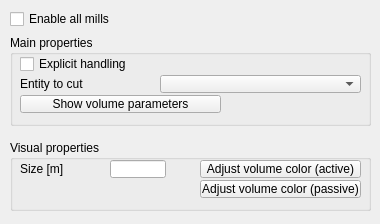
<?xml version="1.0" encoding="UTF-8"?>
<ui version="4.0">
 <class>CQDlgMills</class>
 <widget class="QDialog" name="CQDlgMills">
  <property name="geometry">
   <rect>
    <x>0</x>
    <y>0</y>
    <width>380</width>
    <height>224</height>
   </rect>
  </property>
  <property name="windowTitle">
   <string>Mill Properties</string>
  </property>
  <property name="locale">
   <locale language="English" country="UnitedStates"/>
  </property>
  <widget class="QCheckBox" name="qqEnableAll">
   <property name="geometry">
    <rect>
     <x>10</x>
     <y>10</y>
     <width>211</width>
     <height>18</height>
    </rect>
   </property>
   <property name="focusPolicy">
    <enum>Qt::StrongFocus</enum>
   </property>
   <property name="text">
    <string>Enable all mills</string>
   </property>
  </widget>
  <widget class="QGroupBox" name="groupBox">
   <property name="geometry">
    <rect>
     <x>10</x>
     <y>35</y>
     <width>361</width>
     <height>91</height>
    </rect>
   </property>
   <property name="title">
    <string>Main properties</string>
   </property>
   <property name="flat">
    <bool>false</bool>
   </property>
   <widget class="QCheckBox" name="qqExplicitHandling">
    <property name="geometry">
     <rect>
      <x>10</x>
      <y>20</y>
      <width>151</width>
      <height>18</height>
     </rect>
    </property>
    <property name="focusPolicy">
     <enum>Qt::StrongFocus</enum>
    </property>
    <property name="text">
     <string>Explicit handling</string>
    </property>
   </widget>
   <widget class="QToolButton" name="qqAdjustVolume">
    <property name="geometry">
     <rect>
      <x>10</x>
      <y>60</y>
      <width>201</width>
      <height>18</height>
     </rect>
    </property>
    <property name="focusPolicy">
     <enum>Qt::StrongFocus</enum>
    </property>
    <property name="text">
     <string>Show volume parameters</string>
    </property>
    <property name="checkable">
     <bool>true</bool>
    </property>
   </widget>
   <widget class="QComboBox" name="qqEntityToCut">
    <property name="geometry">
     <rect>
      <x>150</x>
      <y>40</y>
      <width>201</width>
      <height>18</height>
     </rect>
    </property>
   </widget>
   <widget class="QLabel" name="label_2">
    <property name="geometry">
     <rect>
      <x>10</x>
      <y>40</y>
      <width>141</width>
      <height>18</height>
     </rect>
    </property>
    <property name="text">
     <string>Entity to cut</string>
    </property>
   </widget>
  </widget>
  <widget class="QGroupBox" name="groupBox_5">
   <property name="geometry">
    <rect>
     <x>10</x>
     <y>140</y>
     <width>361</width>
     <height>71</height>
    </rect>
   </property>
   <property name="title">
    <string>Visual properties</string>
   </property>
   <property name="flat">
    <bool>false</bool>
   </property>
   <widget class="QToolButton" name="qqPassiveVolumeColor">
    <property name="geometry">
     <rect>
      <x>190</x>
      <y>40</y>
      <width>161</width>
      <height>18</height>
     </rect>
    </property>
    <property name="focusPolicy">
     <enum>Qt::StrongFocus</enum>
    </property>
    <property name="text">
     <string>Adjust volume color (passive)</string>
    </property>
   </widget>
   <widget class="QToolButton" name="qqActiveVolumeColor">
    <property name="geometry">
     <rect>
      <x>190</x>
      <y>20</y>
      <width>161</width>
      <height>18</height>
     </rect>
    </property>
    <property name="focusPolicy">
     <enum>Qt::StrongFocus</enum>
    </property>
    <property name="text">
     <string>Adjust volume color (active)</string>
    </property>
   </widget>
   <widget class="QLineEdit" name="qqBaseSize">
    <property name="geometry">
     <rect>
      <x>100</x>
      <y>20</y>
      <width>56</width>
      <height>18</height>
     </rect>
    </property>
   </widget>
   <widget class="QLabel" name="label">
    <property name="geometry">
     <rect>
      <x>10</x>
      <y>20</y>
      <width>91</width>
      <height>18</height>
     </rect>
    </property>
    <property name="text">
     <string>Size [m]</string>
    </property>
   </widget>
  </widget>
 </widget>
 <tabstops>
  <tabstop>qqEnableAll</tabstop>
  <tabstop>qqExplicitHandling</tabstop>
  <tabstop>qqEntityToCut</tabstop>
  <tabstop>qqAdjustVolume</tabstop>
  <tabstop>qqBaseSize</tabstop>
  <tabstop>qqActiveVolumeColor</tabstop>
  <tabstop>qqPassiveVolumeColor</tabstop>
 </tabstops>
 <resources/>
 <connections/>
</ui>
